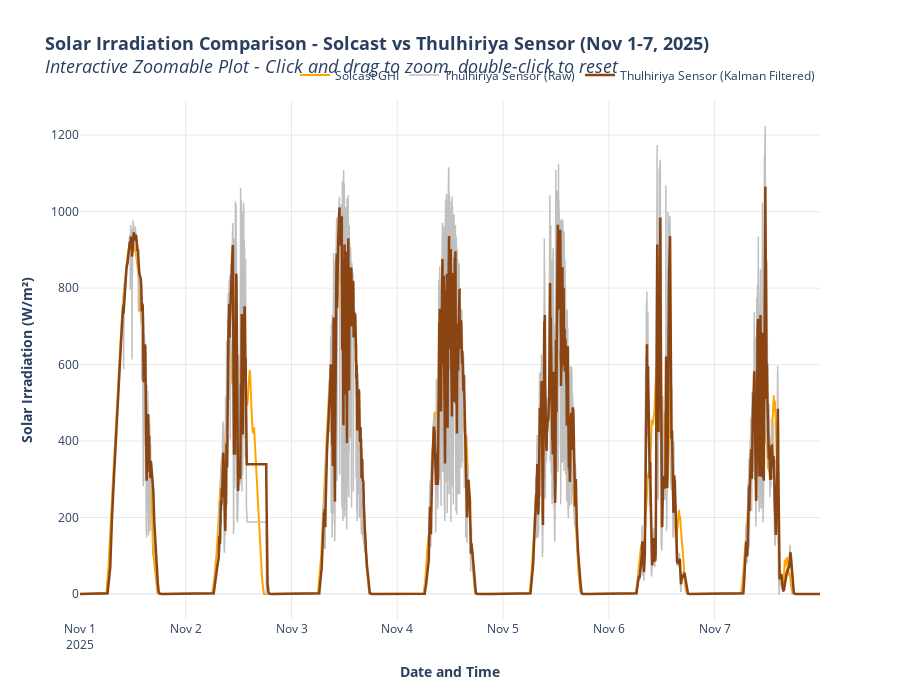

This figure's notebook cell:
### Markdown cell above
## 7. Interactive Zoomable Comparison Plot
All datasets compared on a single interactive plot with zoom, pan, and hover capabilities.

### Code cell
# Create plot dataframe with continuous data (forward and backward fill)
plot_df = merged_df.copy()
plot_df['GHI_solcast'] = plot_df['GHI_solcast'].fillna(method='ffill').fillna(method='bfill')
plot_df['WS_rad_filtered'] = plot_df['WS_rad_filtered'].fillna(method='ffill').fillna(method='bfill')
plot_df['WS_rad'] = plot_df['WS_rad'].fillna(method='ffill').fillna(method='bfill')

# Create interactive zoomable Plotly plot
fig = go.Figure()

# Add Solcast data (orange line)
fig.add_trace(
    go.Scatter(
        x=plot_df['timestamp'], 
        y=plot_df['GHI_solcast'],
        mode='lines',
        name='Solcast GHI',
        line=dict(color='#FFA500', width=2),
        connectgaps=True,
        hovertemplate='<b>Solcast GHI</b><br>Time: %{x}<br>Irradiation: %{y:.2f} W/m²<extra></extra>'
    )
)

# Add raw sensor data (light gray line)
fig.add_trace(
    go.Scatter(
        x=plot_df['timestamp'], 
        y=plot_df['WS_rad'],
        mode='lines',
        name='Thulhiriya Sensor (Raw)',
        line=dict(color='#C0C0C0', width=1.5),
        connectgaps=True,
        hovertemplate='<b>Thulhiriya Sensor (Raw)</b><br>Time: %{x}<br>Irradiation: %{y:.2f} W/m²<extra></extra>'
    )
)

# Add filtered sensor data (brown line)
fig.add_trace(
    go.Scatter(
        x=plot_df['timestamp'], 
        y=plot_df['WS_rad_filtered'],
        mode='lines',
        name='Thulhiriya Sensor (Kalman Filtered)',
        line=dict(color='#8B4513', width=2.5),
        connectgaps=True,
        hovertemplate='<b>Thulhiriya Sensor (Filtered)</b><br>Time: %{x}<br>Irradiation: %{y:.2f} W/m²<extra></extra>'
    )
)

# Update layout
fig.update_layout(
    title={
        'text': '<b>Solar Irradiation Comparison - Solcast vs Thulhiriya Sensor (Nov 1-7, 2025)</b><br><i>Interactive Zoomable Plot - Click and drag to zoom, double-click to reset</i>',
        'font': {'size': 18}
    },
    xaxis_title='<b>Date and Time</b>',
    yaxis_title='<b>Solar Irradiation (W/m²)</b>',
    height=700,
    hovermode='x unified',
    legend=dict(
        orientation="h",
        yanchor="bottom",
        y=1.02,
        xanchor="right",
        x=1,
        font=dict(size=12)
    ),
    template='plotly_white',
    xaxis=dict(
        showgrid=True,
        gridcolor='lightgray',
        gridwidth=0.5
    ),
    yaxis=dict(
        showgrid=True,
        gridcolor='lightgray',
        gridwidth=0.5
    )
)

fig.show()

### Figure 1 — Plotly figure (JSON) as saved in the notebook; plotly's stock layout.template omitted (floating-point values rounded to 4 significant figures; data arrays with more than 128 entries replaced by an {"elided": "..."} marker saying what was removed)
{"data": [{"connectgaps": true, "hovertemplate": "<b>Solcast GHI</b><br>Time: %{x}<br>Irradiation: %{y:.2f} W/m²<extra></extra>", "line": {"color": "#FFA500", "width": 2}, "mode": "lines", "name": "Solcast GHI", "type": "scatter", "x": {"elided": "18912 str values"}, "y": {"elided": "18912 float values"}}, {"connectgaps": true, "hovertemplate": "<b>Thulhiriya Sensor (Raw)</b><br>Time: %{x}<br>Irradiation: %{y:.2f} W/m²<extra></extra>", "line": {"color": "#C0C0C0", "width": 1.5}, "mode": "lines", "name": "Thulhiriya Sensor (Raw)", "type": "scatter", "x": {"elided": "18912 str values"}, "y": {"elided": "18912 float values"}}, {"connectgaps": true, "hovertemplate": "<b>Thulhiriya Sensor (Filtered)</b><br>Time: %{x}<br>Irradiation: %{y:.2f} W/m²<extra></extra>", "line": {"color": "#8B4513", "width": 2.5}, "mode": "lines", "name": "Thulhiriya Sensor (Kalman Filtered)", "type": "scatter", "x": {"elided": "18912 str values"}, "y": {"elided": "18912 float values"}}], "layout": {"height": 700, "hovermode": "x unified", "legend": {"font": {"size": 12}, "orientation": "h", "x": 1, "xanchor": "right", "y": 1.02, "yanchor": "bottom"}, "title": {"font": {"size": 18}, "text": "<b>Solar Irradiation Comparison - Solcast vs Thulhiriya Sensor (Nov 1-7, 2025)</b><br><i>Interactive Zoomable Plot - Click and drag to zoom, double-click to reset</i>"}, "xaxis": {"gridcolor": "lightgray", "gridwidth": 0.5, "showgrid": true, "title": {"text": "<b>Date and Time</b>"}}, "yaxis": {"gridcolor": "lightgray", "gridwidth": 0.5, "showgrid": true, "title": {"text": "<b>Solar Irradiation (W/m²)</b>"}}}}
